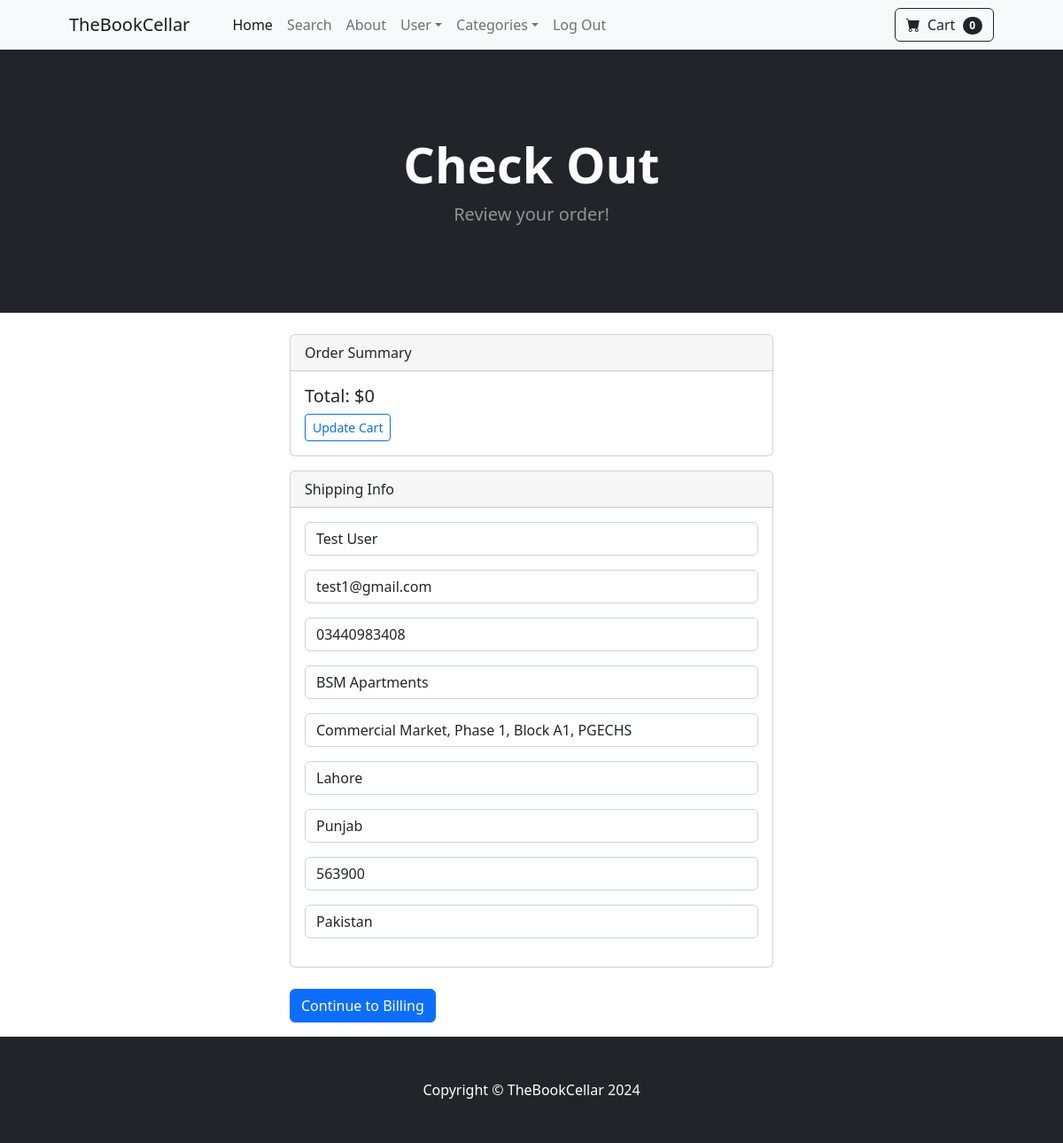
Page /payment/checkout/ (signed in) on the committed database.
### payment/models.py (models this page shows, shortened)
class ShippingAddress(models.Model):
    shipping_user = models.ForeignKey(User, on_delete=models.CASCADE, null=True, blank=True)
    shipping_full_name = models.CharField(max_length=100)
    shipping_email = models.CharField(max_length=200)
    shipping_phone = models.CharField(max_length=12)
    shipping_address1 = models.CharField(max_length=200)
    shipping_address2 = models.CharField(max_length=200, null=True, blank=True)
    shipping_city = models.CharField(max_length=100)
    shipping_state = models.CharField(max_length=100, null=True, blank=True)
    shipping_zipcode = models.CharField(max_length=100, null=True, blank=True)
    shipping_country = models.CharField(max_length=100)
    class Meta:
        verbose_name_plural = 'Shipping Addresses'

### payment/views.py (the view)
# urls.py: path('checkout/', views.checkout, name="checkout"),
def checkout(request):
    cart = Cart(request)
    cart_products = cart.get_prods
    quantities = cart.get_quants
    totals = cart.cart_total
    if request.user.is_authenticated:
        shipping_user = ShippingAddress.objects.get(shipping_user_id=request.user.id)
        shipping_form = ShippingInfoForm(request.POST or None, instance=shipping_user)
        return render(request, 'payment/checkout.html', {'cart_products': cart_products, 'quantities':quantities, 'totals': totals, 'shipping_form':shipping_form})
    else:
        shipping_form = ShippingInfoForm(request.POST or None)
        return render(request, 'payment/checkout.html', {'cart_products': cart_products, 'quantities':quantities, 'totals': totals, 'shipping_form':shipping_form})

### cart/cart.py (called while the page is built, shortened)
    def __len__(self):
        return len(self.cart)

    def get_prods(self):
        product_ids = self.cart.keys()
        products = Product.objects.filter(id__in=product_ids)
        return products

    def cart_total(self):
        product_ids = self.cart.keys()
        products = Product.objects.filter(id__in=product_ids)
        total = 0
        return total

### cart/context_processors.py (called while the page is built)
def cart(request):
    return {'cart':Cart(request)}

### templates/payment/checkout.html (shortened to what this page needs)
{% extends 'core/base.html' %}
{% block content %}
<header class="bg-dark py-5">
    <div class="container px-4 px-lg-5 my-5">
        <div class="text-center text-white">
            <h1 class="display-4 fw-bolder">Check Out</h1>
            <p class="lead fw-normal text-white-50 mb-0">Review your order!</p>
        </div>
    </div>
</header>
<div class="container">
    <div class="row">
        <div class="col-md-6 offset-md-3 mb-3">
            <br>
            <div class="card mb-3">
                <div class="card-header">
                    Order Summary
                </div>
                <div class="card-body">
                    <h5>Total: ${{ totals }}</h5>
                    <a href="{% url 'cart_summary' %}" class="btn btn-sm btn-outline-primary">Update Cart</a>
                </div>
            </div>
            <div class="card">
                <div class="card-header">
                  Shipping Info
                </div>
                <div class="card-body">
                    <form method="POST" action="{% url 'billing_info' %}">
                        {{ shipping_form.as_p }}
                </div>
              </div>
            <br>
            <button type="submit" class="btn btn-primary"> Continue to Billing</a>
        </div>
    </div>
</div>
{% endblock %}

### rows in the picture
ShippingAddress: shipping_full_name "Test User", shipping_email "test1@gmail.com", shipping_phone "03440983408", shipping_address1 "BSM Apartments", shipping_address2 "Commercial Market, Phase 1, Block A1, PGECHS", shipping_city "Lahore", shipping_state "Punjab", shipping_zipcode "563900", shipping_country "Pakistan"

### other values in the picture
{{ cart|length }} "0"
{{ totals }} "0"
